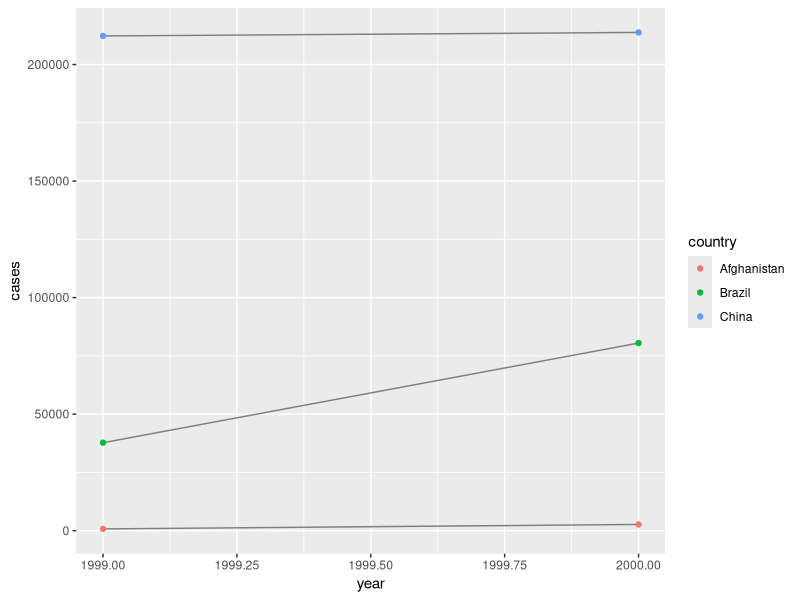
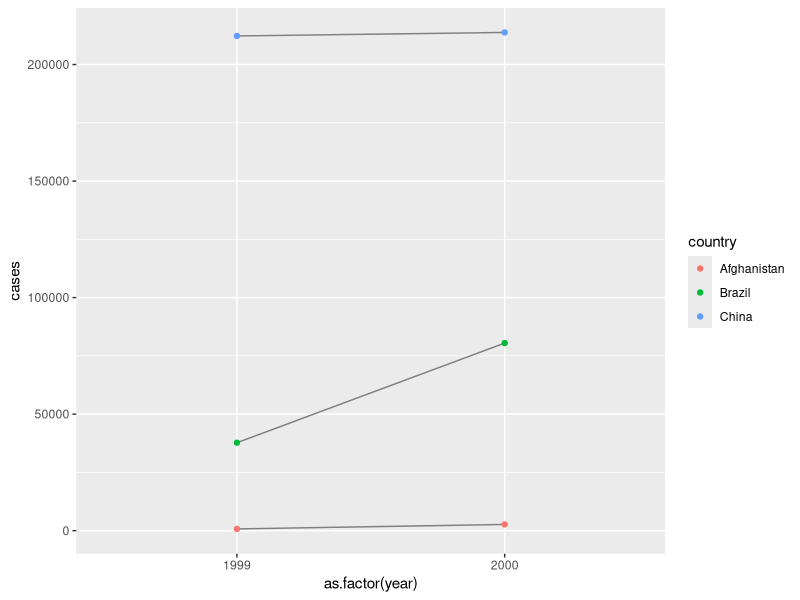
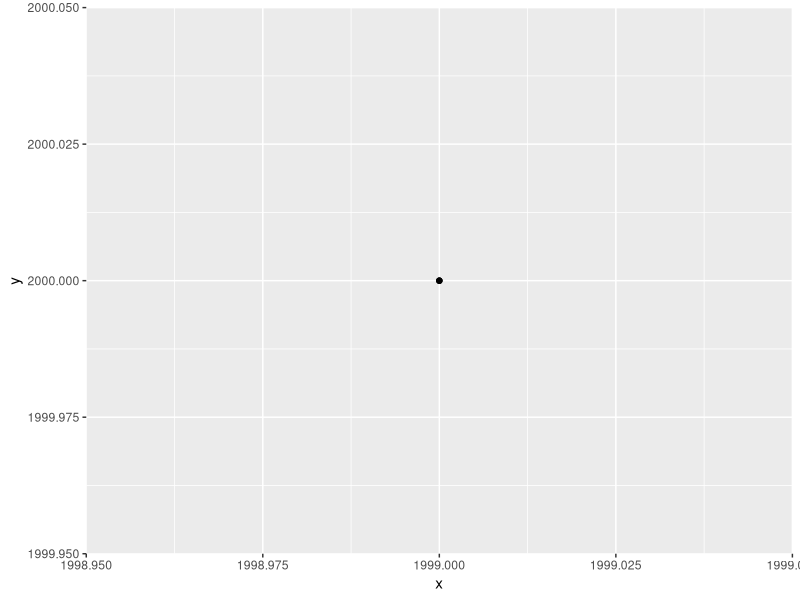
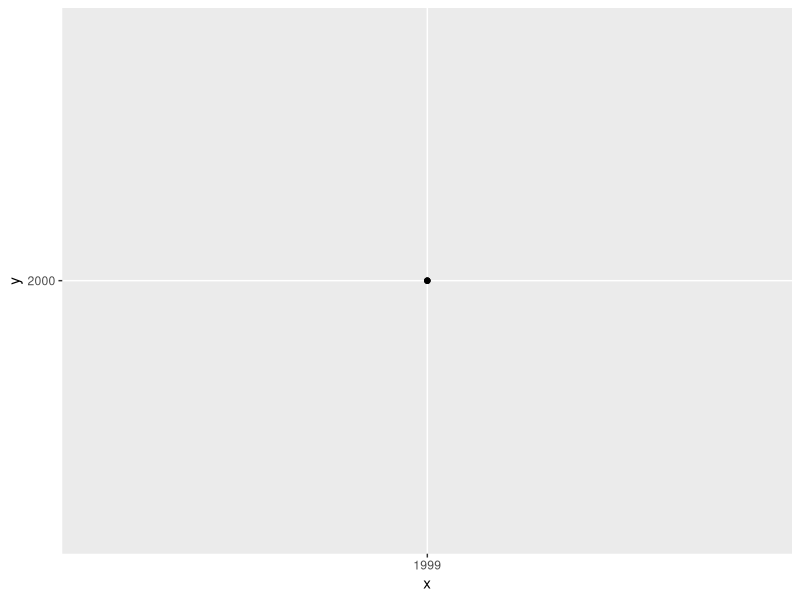
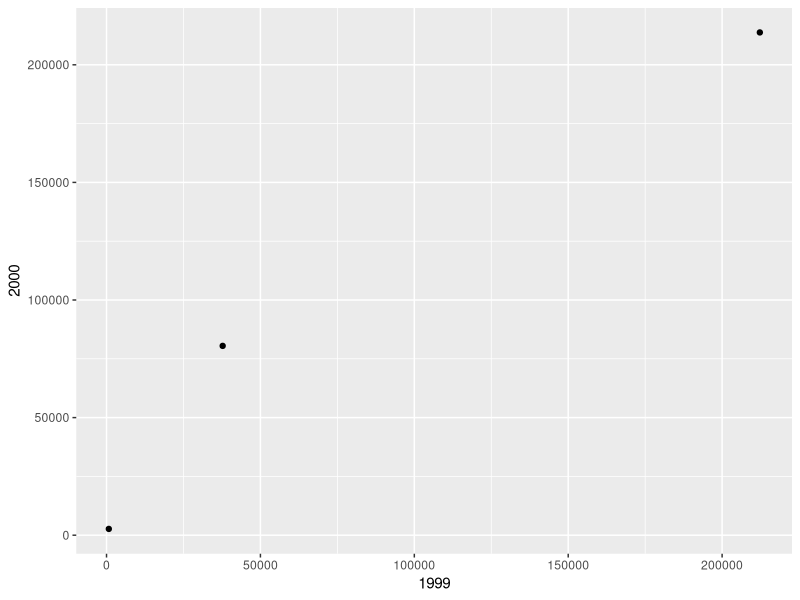

Source code (R) for these figures, in order: (Note: this script raises an error after producing the figures.)
### 12 Tidy data

library(tidyverse)

table1

table1 %>% 
  mutate(rate = cases / population * 10000)

table1 %>% 
  count(year, wt = cases)

library(ggplot2)
ggplot(table1, aes(year, cases)) + 
  geom_line(aes(group = country), colour = "grey50") + 
  geom_point(aes(colour = country))

str(table1)

ggplot(table1, aes(as.factor(year), cases)) + 
  geom_line(aes(group = country), colour = "grey50") + 
  geom_point(aes(colour = country))

### 12.3 Pivoting --------------------------------------------------

## 12.3.1 Longer
# narrower and longer
table4a

ggplot(data = table4a, aes(x = 1999, y = 2000)) +
  geom_point()

ggplot(data = table4a, aes(x = '1999', y = '2000')) +
  geom_point()

ggplot(data = table4a, aes(x = `1999`, y = `2000`)) +
  geom_point()

table4a %>% 
  pivot_longer(c(`1999`, `2000`), names_to = "year", values_to = "cases")

tidy4a <- table4a %>% 
  pivot_longer(c(`1999`, `2000`), names_to = "year", values_to = "cases")

tidy4b <- table4b %>% 
  pivot_longer(c(`1999`, `2000`), names_to = "year", values_to = "population")

left_join(tidy4a, tidy4b)

## 12.3.1 Wider
# shorter and wider

table2

table2 %>%
  pivot_wider(names_from = type, values_from = count)

## Exercises

# 1
stocks <- tibble(
  year   = c(2015, 2015, 2016, 2016),
  half  = c(   1,    2,     1,    2),
  return = c(1.88, 0.59, 0.92, 0.17)
)

stocks

stocks %>% 
  pivot_wider(names_from = year, values_from = return) %>% # rows into columns - all rows from the selected column
  pivot_longer(c(`2015`,`2016`), names_to = "year", values_to = "return", 
               names_ptype = list(year = factor()),
               values_ptype = list(return = character()) ) # columns into rows - which columns?

?pivot_longer


# 2
table4a 

table4a %>% 
  pivot_longer(c(`1999`, `2000`), names_to = "year", values_to = "cases")


# 3
people <- tribble(
  ~name,             ~names,  ~values,
  #-----------------|--------|------
  "Phillip Woods",   "age",       45,
  "Phillip Woods",   "height",   186,
  "Phillip Woods",   "age",       50,
  "Jessica Cordero", "age",       37,
  "Jessica Cordero", "height",   156
)

people %>% 
  pivot_wider(names_from = names, values_from = values)

people %>% 
  group_by(name, names) %>%
  summarise(values = mean(values, na.rm = T)) %>%
  pivot_wider(names_from = names, values_from = values) 


# 4
preg <- tribble(
  ~pregnant, ~male, ~female,
  "yes",     NA,    10,
  "no",      20,    12
)

preg %>% 
  pivot_longer(c(male, female), names_to = 'sex', values_to = 'n_ind') 




### 12.4 Separating and uniting --------------------------------------------------
table3

table3 %>% 
  separate(rate, into = c("cases", "population"), sep = "/") # default: splits at non-alphanumeric character

table3 %>% 
  separate(year, into = c("millenium","century", 'decade', "year"), sep = c(1,2, 3))

table5 %>% 
  unite(new, century, year, sep = "")


## Exercises

# 1 
?separate

letters <- tibble(x = c("a,b,c", "d,e,f,g", "h,i,j"))

letters %>% 
  separate(x, into = c("one", "two"), sep =",") # missing a lot

letters %>% 
  separate(x, into = c("one", "two"), extra = "merge")

letters %>% 
  separate(x, c("one", "two", "three")) # missing 'g'

letters %>% 
  separate(x, c("one", "two", "three", "four"))

#

letters2 <- tibble(x = c("a,b,c", "d,e", "f,g,i")) 

letters2%>% 
  separate(x, c("one", "two", "three"))


letters2 %>% 
  separate(x, c("one", "two", "three"), fill= "left")

letters2 %>% 
  separate(x, c("one", "two", "three"), fill= "right")

#


letters %>% 
  separate(x, into = c("one", "two"), sep = ",")

letters %>% 
  separate(x, into = c("one", "two"), sep = 3)


# 2
letters2 %>% 
  separate(x, c("one", "two", "three"), remove = FALSE)

# 3 (by position, by separator, and with groups)
?extract
?separate

df <- data.frame(x = c(NA, "a-b", "a-d", "b-c", "d-e"))

df %>% separate(x, into = c("l1", "l2"), sep = 2)
df %>% separate(x, into = c("l1", "l2"), sep = "-")

df %>% extract(x, "A")
df %>% extract(x, c("A", "B"), regex = "([[:alnum:]]+)-([[:alnum:]]+)")

